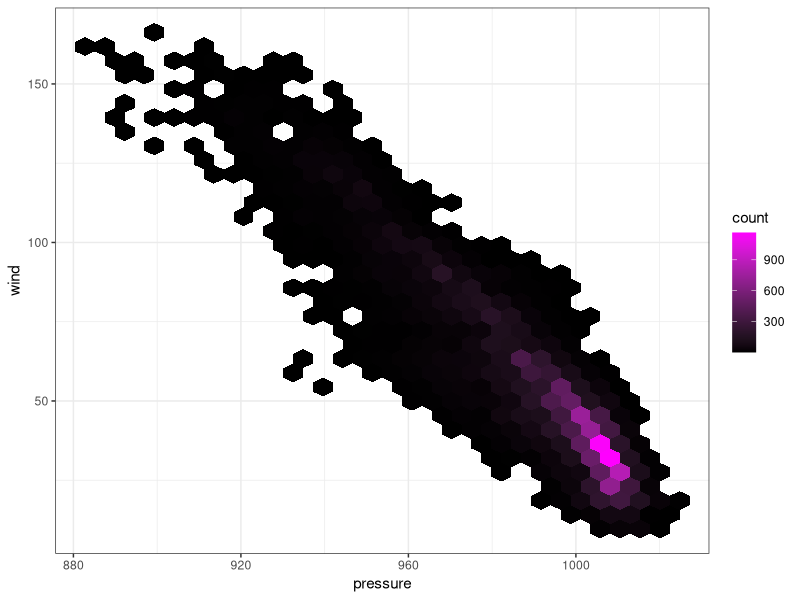

Generate this figure with R:
## ---- chunk 1
knitr::opts_chunk$set(echo = TRUE)

library(tidyverse)
## ---- chunk 2
ggplot(data = storms, aes(x = pressure, y = wind)) +
    geom_hex()+ 
  scale_fill_gradient(low = "black", high = "magenta") +
  theme_bw()
  

